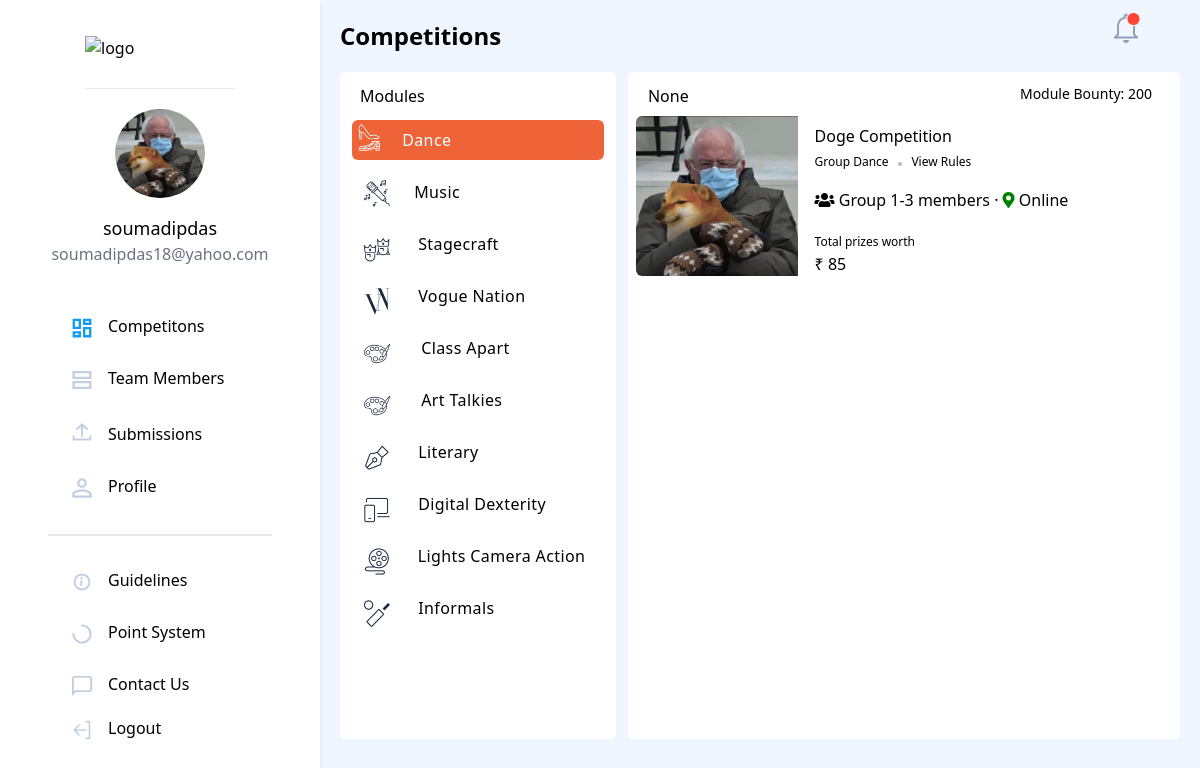
/competitions/ (signed in), run on the app's committed database.
### authentication/models.py (models this page shows, shortened)
class NewUser(AbstractBaseUser, PermissionsMixin):
    id = models.SlugField(primary_key=True, default=uuid.uuid4)
    img = models.ImageField(upload_to="image_uploads/userdp/",
                            default='user-default.png')
    email = models.EmailField(_('email address'), unique=True)
    username = models.CharField(max_length=150, unique=True)
    collegename = models.CharField(max_length=150, unique=False)
    city = models.CharField(max_length=150, unique=False)
    fullname = models.CharField(max_length=150, blank=True)
    phone = PhoneNumberField(unique=False, blank=True)
    date_joined = models.DateTimeField(default=timezone.now)
    provider = models.CharField(max_length=200, unique=False, default="email")
    about = models.TextField(_('about'), max_length=500, blank=True)
    is_staff = models.BooleanField(default=False)
    is_active = models.BooleanField(default=True)
    objects = CustomAccountManager()
    USERNAME_FIELD = 'email'
    REQUIRED_FIELDS = ['username']

### competitions/models.py (models this page shows, shortened)
class Competition(models.Model):
  competition_choices = [('Dance', 'Dance'), ('Music','Music'), ('Stagecraft','Stagecraft'), ('Fashion','Fashion'),( 'Class Appart','Class Appart'), ('Art Talkies','Art Talkies'), ('Literacy','Literacy'), ('Digital Dextirity','Digital Dextirity'), ('Lights Camera Action','Lights Camera Action'), ('Informals','Informals')]
  id = models.SlugField(primary_key=True, default=uuid.uuid4)
  module = models.CharField(choices = competition_choices, max_length=127)
  event_name = models.CharField(max_length = 255)
  event_desc = models.CharField(max_length = 255)
  event_rules = models.TextField(blank=True, null=True)
  max_members = models.IntegerField(default = 1)
  min_members = models.IntegerField(default = 1)
  location = models.CharField(max_length = 63)
  prize_worth = models.IntegerField()
  image = models.ImageField(upload_to="image_uploads/", default='event_default.png')

### competitions/views.py (the view)
# urls.py: path('', views.showallcompetitions, name='showallcompetitions'),
@login_required(login_url='login')
def showallcompetitions(request):
    if(request.GET.get('module')):
        module_comp = Competition.objects.filter(module = request.GET.get('module'))
    else:
        module_comp = Competition.objects.filter(module = 'Dance')
    return render(request, 'competitions/allcomp.html', {'allcomp': module_comp, 'modulename' : request.GET.get('module')})

### templates/competitions/allcomp.html (shortened to what this page needs)
{% extends '../basictailwind.html'%}
{% load static %}
{%block body%}
<div class="bg-blue-50">
    </head>
    <body>
        <div class="md:flex md:flex-row sm:flex-col">
            {% include 'navbar.html' %}
            <span class="content bg-slate-100 h-screen">
                <span class="flex flex-row items-end h-10 mt-3 mb-3">
                    <span
                        class="competition-title font-poppins inline w-11/12 align-middle md:pl-5 font-bold text-2xl sm:justify-center sm:text-center">
                        <p class="text-center pl-5 md:text-left md:pl-0"> Competitions</p>
                    </span>
                    <div class="notification-icon w-1/12 mr-5">
                        <button>
                            <img src="{% static 'images/competition/notifications.png' %}" alt="Notification icon"
                                class="object-right">
                        </button>
                    </div>
                </span>
                <div class="md:m-5 bg-inherit flex md:flex-row md:h-5/6 flex-col">
                    <div class="m-0 p-0 md:rounded-md bg-white md:w-1/3 h-full inline overflow-auto">
                        <div>
                            <p class="pl-5 pt-3 font-medium hideitems">Modules</p>
                        </div>
                        <div class="flex flex-col flex-nowrap overflow-auto competitions-list mydropdown">
                            <a href="?module=Dance" class="hideitems moduleitems" id="qwerty"
                                onclick="mobchange('item9'); changecolor('item9')">
                                <div class="h-10 orcolor text-white m-3 mt-3 rounded-md flex align-middle moduleslist changecoloritem"
                                    id="item9">
                                    <img src="{%  static 'images/competition/dance.png' %}" alt="dance"
                                        class="h-4/6 m-1">
                                    <span class="inline align-middle mt-2 pl-4 tracking-wide align-middle">Dance</span>
                                </div>
                            </a>
                            <a href="?module=Music" class="hideitems moduleitems"
                                onclick="mobchange('item10'); changecolor('item10')">
                                <div class="h-10 bg-slate-100 m-3 mt-0 rounded-md flex align-middle moduleslist"
                                    id="item10">
                                    <img src="{%  static 'images/competition/music.png' %}" alt="dance"
                                        class="h-4/6 ml-3 m-2">
                                    <span class="inline-block align-middle mt-2 pl-4 tracking-wide">Music</span>
                                </div>
                            </a>
                            <a href="?module=Stagecraft" class="hideitems moduleitems"
                                onclick="mobchange('item1'); changecolor('item1')">
                                <div class="h-10 bg-slate-100 m-3 mt-0 rounded-md flex align-middle moduleslist"
                                    id="item1">
                                    <img src="{% static 'images/competition/stagecraft.png' %}" alt="dance"
                                        class="h-4/6 m-3">
                                    <span class="inline-block align-middle mt-2 pl-4 tracking-wide">Stagecraft</span>
                                </div>
                            </a>
                            <a class="hideitems moduleitems" onclick="mobchange('item2'); changecolor('item2')">
                                <div class="h-10 bg-slate-100 m-3 mt-0 rounded-md flex align-middle moduleslist"
                                    id="item2">
                                    <img src="{% static 'images/competition/voguenation.png' %}" alt="dance"
                                        class="h-4/6 m-3">
                                    <span class="inline-block align-middle mt-2 pl-4 tracking-wide">Vogue Nation</span>
                                </div>
                            </a>
                            <a href="?module=Class Appart" class="hideitems moduleitems"
                                onclick="mobchange('item3'); changecolor('item3')">
                                <div class="h-10 bg-slate-100 m-3 mt-0 rounded-md flex align-middle moduleslist"
                                    id="item3">
                                    <img src="{% static 'images/competition/classapart.png' %}" alt="dance"
                                        class="h-4/6 m-3">
                                    <span class="inline-block align-middle mt-2 pl-4 tracking-wide">Class Apart</span>
                                </div>
                            </a>
                            <a class="hideitems moduleitems" onclick="mobchange('item4'); changecolor('item4')">
                                <div class="h-10 bg-slate-100 m-3 mt-0 rounded-md flex align-middle moduleslist"
                                    id="item4">
                                    <img src="{% static 'images/competition/classapart.png' %}" alt="dance"
                                        class="h-4/6 m-3">
                                    <span class="inline-block align-middle mt-2 pl-4 tracking-wide">Art Talkies</span>
                                </div>
                            </a>
                            <a class="hideitems moduleitems" onclick="mobchange('item5'); changecolor('item5')">
                                <div class="h-10 bg-slate-100 m-3 mt-0 rounded-md flex align-middle moduleslist"
                                    id="item5">
                                    <img src="{% static 'images/competition/literaray.png' %}" alt="dance"
                                        class="h-4/6 m-3">
                                    <span class="inline-block align-middle mt-2 pl-4 tracking-wide">Literary</span>
                                </div>
                            </a>
                            <a class="hideitems moduleitems" onclick="mobchange('item6'); changecolor('item6')">
                                <div class="h-10 bg-slate-100 m-3 mt-0 rounded-md flex align-middle moduleslist"
                                    id="item6">
                                    <img src="{% static 'images/competition/digital.png' %}" alt="dance"
                                        class="h-4/6 m-3">
                                    <span class="inline-block align-middle mt-2 pl-4 tracking-wide">Digital
                                        Dexterity</span>
                                </div>
                            </a>
                            <a class="hideitems moduleitems" onclick="mobchange('item7'); changecolor('item7')">
                                <div class="h-10 bg-slate-100 m-3 mt-0 rounded-md flex align-middle moduleslist"
                                    id="item7">
                                    <img src="{% static 'images/competition/lightscamact.png' %}" alt="dance"
                                        class="h-4/6 m-3">
                                    <span class="inline-block align-middle mt-2 pl-4 tracking-wide">Lights Camera
                                        Action</span>
                                </div>
                            </a>
                            <a class="hideitems moduleitems" onclick="mobchange('item8'); changecolor('item8')">
                                <div class="h-10 bg-slate-100 m-3 mt-0 rounded-md flex align-middle moduleslist"
                                    id="item8">
                                    <img src="{% static 'images/competition/informal.png' %}" alt="dance"
                                        class="h-4/6 m-3">
                                    <span class="inline-block align-middle mt-2 pl-4 tracking-wide">Informals</span>
                                </div>
                            </a>
                        </div>
                    </div>
                    <div class="m-0 pr-3 rounded-md bg-white md:w-2/3 h-full inline ml-3 sm:w-full">
                        <div class="justify-between flex">
                            <p class="pl-5 pt-3 font-medium inline-block" id="mod">{{modulename}}</p>
                            <span class="pt-3 inline-block mr-4 text-sm">Module Bounty: 200</span>
                        </div>
                        <div class="competitions-list overflow-auto w-full">
                            {% for comp in allcomp %}
                            <div class="item bg-slate-100 rounded-md m-2 overflow-hidden md:h-40 h-auto">
                                <img src="{{ comp.image.url }}" alt="" class="competition-image sm:h-44 inline-block">
                                <div class="inline-block align-top mt-2 pl-3">
                                    <p class="inline">{{ comp.event_name }} <br></p>
                                    <p class="text-xs text-zinc-500 inline">Group Dance &nbsp; <span class="dot"></span>
                                        &nbsp; </p>
                                    <span class="text-xs text-zinc-500 text-amber-600 font-medium">View Rules</span>
                                    <div class="mt-4 mb-4">
                                        {%if comp.min_members == 1 and comp.max_members == 1 %}
                                        <i class="fa fa-user" aria-hidden="true"></i> Single
                                        {%else%}
                                        <i class="fa fa-users" aria-hidden="true"></i> Group
                                        {{comp.min_members}}-{{comp.max_members}} members
                                        {%endif%}
                                        &#xb7;
                                        <i class="fas fa-map-marker-alt" aria-hidden="true"
                                            style="color:green;"></i><span style="text-gray-600">
                                            {{comp.location}}</span>
                                    </div>
                                    <div>
                                        <span>
                                            <p class="text-xs text-zinc-500 inline">Total prizes worth</p>
                                            <p>₹ {{ comp.prize_worth }}</p>
                                        </span>
                                    </div>
                                </div>
                            </div>
                            {% endfor%}
                        </div>
                    </div>
                </div>
            </span>
        </div>
    </body>
    </html>
    {% endblock %}

### templates/navbar.html (shortened to what this page needs)
  <nav class="w-80 hidden sm:block bg-white rounded shadow-md">
    <div class="w-80 h-screen flex flex-col justify-center bg-white border-gray-400 px-12 fixed float-left">
      <a href="#"><img src="https://i.ibb.co/28C2v0b/image.png" class="mt-24 mx-auto pb-3 border-b" width="150px" height="40px" alt="logo" border="0" /></a>
      <div class="flex flex-col justify-center my-5">
        <img src="{{request.user.img.url}}" width="90px" alt="profile pic" border="0"
                class="mx-auto rounded-full" />
        <div class="pt-4 font-medium text-lg text-center">{{request.user.username}}</div>
        <div class="text-gray-500 text-base font-normal text-center">{{request.user.email}}</div>
      </div>
      <div class="pt-2 mt-2 mb-28 flex flex-col justify-center">
        <a href="{%url 'showallcompetitions'%}"><div class="rounded-full flex flex-nowrap my-2 py-2 pl-6 w-60 hover:border-0 hover:bg-gray-100">
          <svg width="20" height="20" viewBox="0 0 24 24" fill="none" xmlns="http://www.w3.org/2000/svg">
            <path d="M9.35 11.85H2.15V2.15H9.35V11.85ZM9.35 21.85H2.15V17.15H9.35V21.85ZM21.85 21.85H14.65V12.15H21.85V21.85ZM14.65 6.85V2.15H21.85V6.85H14.65Z" stroke="#109CF1" stroke-width="2.8" />
          </svg>
          <p class="pl-4 -mt-1">Competitons</p>
        </div></a>
        <a href="{%url 'team'%}"><div class="rounded-full flex flex-nowrap my-2 py-2 w-60 pl-6 hover:border-0 hover:bg-gray-100">
          <svg width="20" height="20" viewBox="0 0 25 24" fill="none" xmlns="http://www.w3.org/2000/svg">
            <path d="M1.9 9.35V2.15H22.85V9.35H1.9ZM1.9 21.85V14.65H22.85V21.85H1.9Z" stroke="#C2CFE0" stroke-width="2.8" />
          </svg>
          <p class="pl-4 -mt-1">Team Members</p>
        </div></a>
        <a href="{%url 'showallcompetitions'%}"><div class="rounded-full flex flex-nowrap my-2 py-2 w-60 pl-6 hover:border-0 hover:bg-gray-100">
          <p class="pl-4">Submissions</p>
        </div></a>
        <div class="rounded-full flex flex-nowrap my-2 py-2 w-60 pl-6 hover:border-0 hover:bg-gray-100 mb-3">
          <p class="pl-4 -mt-1">Profile</p>
        </div>
        <hr class="my-4 border bg-gray-200" />
        <div class="rounded-full flex flex-nowrap my-2 py-2 w-60 pl-6 hover:border-0 hover:bg-gray-100 mt-3">
          <p class="pl-4 -mt-1">Guidelines</p>
        </div>
        <div class="rounded-full flex flex-nowrap my-2 py-2 w-60 pl-6 hover:border-0 hover:bg-gray-100">
          <p class="pl-4 -mt-1">Point System</p>
        </div>
        <div class="rounded-full flex flex-nowrap my-2 py-2 w-60 pl-6 hover:border-0 hover:bg-gray-100">
          <p class="pl-4 -mt-1">Contact Us</p>
        </div>
        <div class="rounded-full flex flex-nowrap py-2 pl-6 w-60 hover:border-0 hover:bg-gray-100">
          <p class="pl-4 -mt-1">Logout</p>
        </div>
      </div>
    </div>
  </nav>

### templates/competitions/allcomp.html (style rules this page uses)
.orcolor { background-color: #EE6337; }
.competitions-list { height: 90%; }
.content { width: 76.6%; }
.dot { height: 4px; width: 4px; background-color: #bbb; border-radius: 50%; display: inline-block; }
.changecoloritem { background-color: #EE6337; }
@media (min-width: 768px) { .competition-image { width: 31%; height: 100%; } }

### data on the page
NewUser: user.img (picture), user.username "soumadipdas", user.email "soumadipdas18@yahoo.com"
Competition: image (picture), event_name "Doge Competition", min_members "1", max_members "3", location "Online", prize_worth "85"

### other printed values
{{ modulename }} "None"
